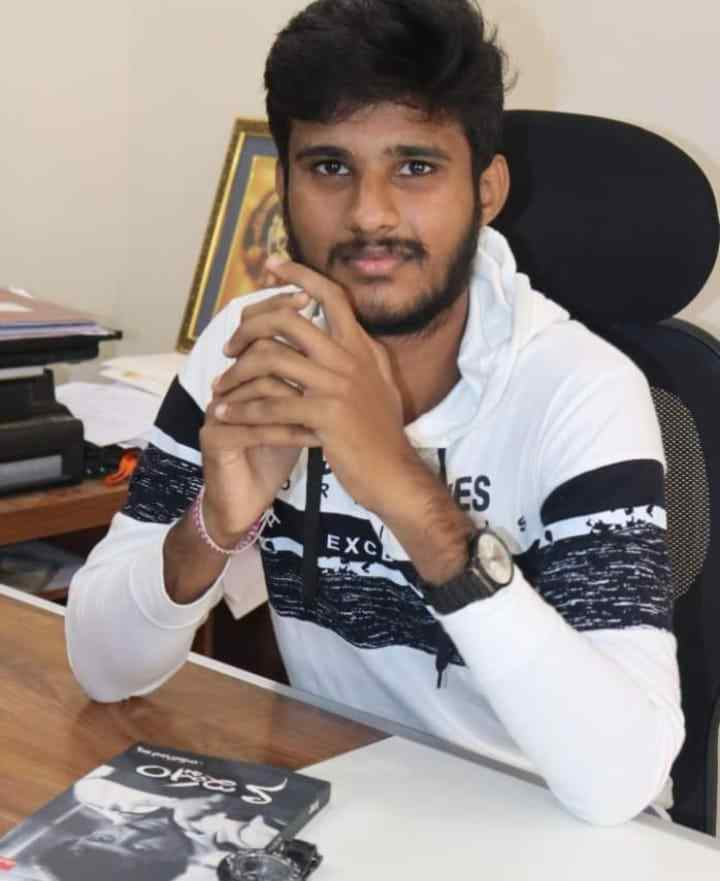
#> input picture face_Recognition/Jayasurya.jpg, 720 x 881 px
$ python main.py
#> lines starting #> are read from the running program, lines starting #| are printed output that depends on the picture; after the words box and inside, x2 and y2 are one past the last pixel; in counts of white or black regions, pixels touching at a corner belong together
#written by V JAYASURYA ON 15-11-2022

import cv2

img=cv2.imread("Jayasurya.jpg")  # reading an image using imread() method of OpenCV
#> img is the input picture: shape (881, 720, 3); mean B, G, R 131.4, 136.2, 147.3

face_cascade=cv2.CascadeClassifier("haarcascade_frontalface_default.xml") # creating a object for haarcascadefrontal_face using Cascade Classifier method


grey_image=cv2.cvtColor(img,cv2.COLOR_BGR2GRAY) # converting BGR image to GreyScale for high Accuracy
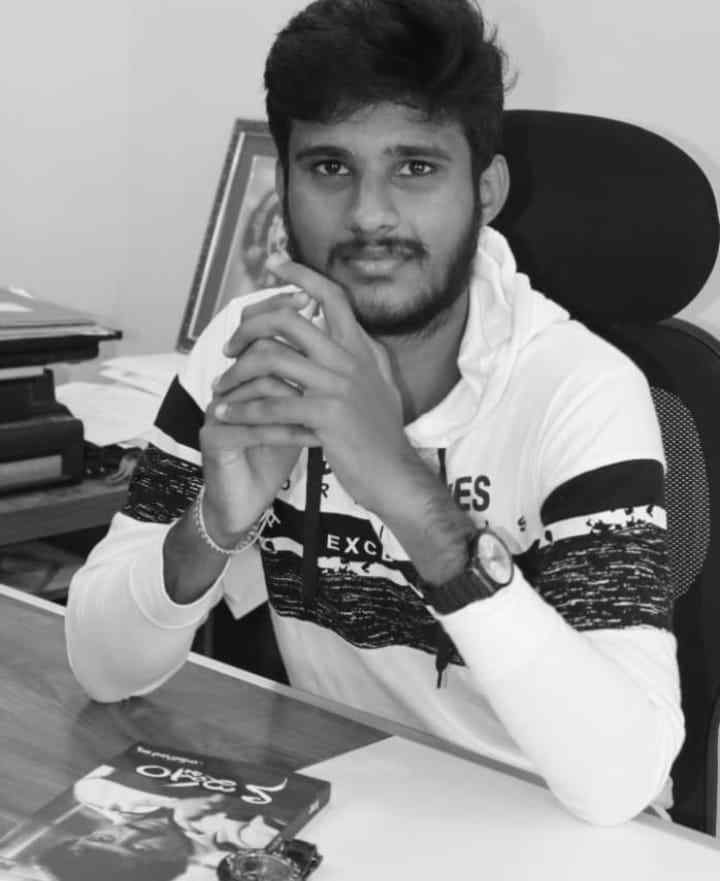
#> grey_image: shape (881, 720); min 2, max 254, mean 139

faces=face_cascade.detectMultiScale(grey_image,
scaleFactor=1.05,
minNeighbors=5)   #detecting face in the image read using detectMultiScale() method which outpus a array of coordinates wistha and height
#> faces = [[249, 73, 250, 250]]

for x,y,w,h in faces:
    img=cv2.rectangle(img,(x,y),(x+w,y+h),(0,200,0),5) #drawing a rectangle with the coordinates
#> this loop made 1 pass
#> pass 1, `img=cv2.rectangle(img,(x,y),(x+w,y+h),(0,200,0),5)`:
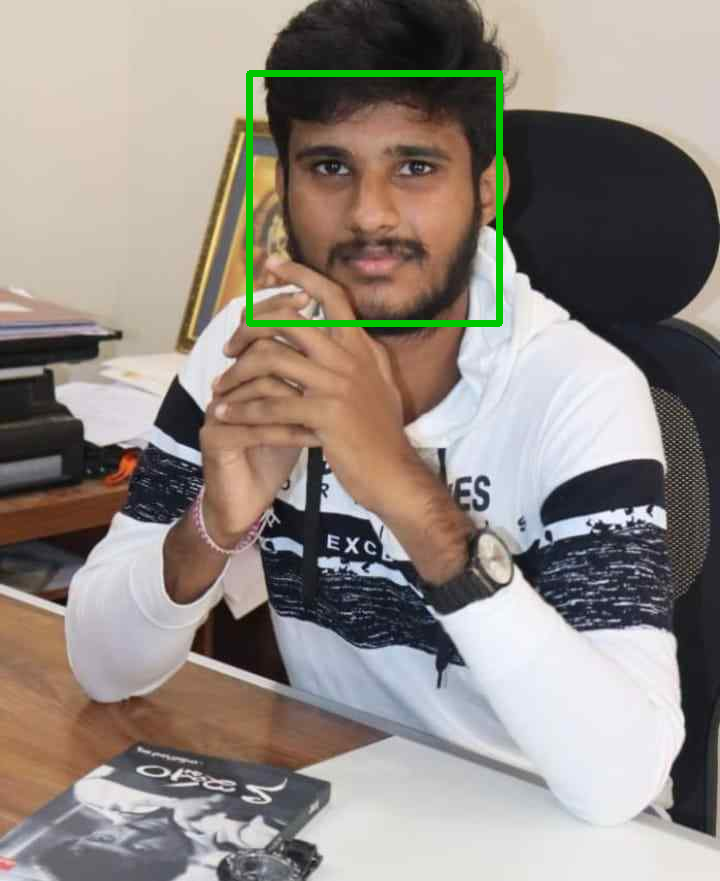
#> img: shape (881, 720, 3); 1.1% of pixels changed, all inside (x1, y1, x2, y2) = (246, 70, 503, 327)


cv2.imshow("Detected Image",img) #showing the image in a window

cv2.waitKey(0) #closing the window by pressing any key on keyboard

cv2.destroyAllWindows() #destroying all the windows
